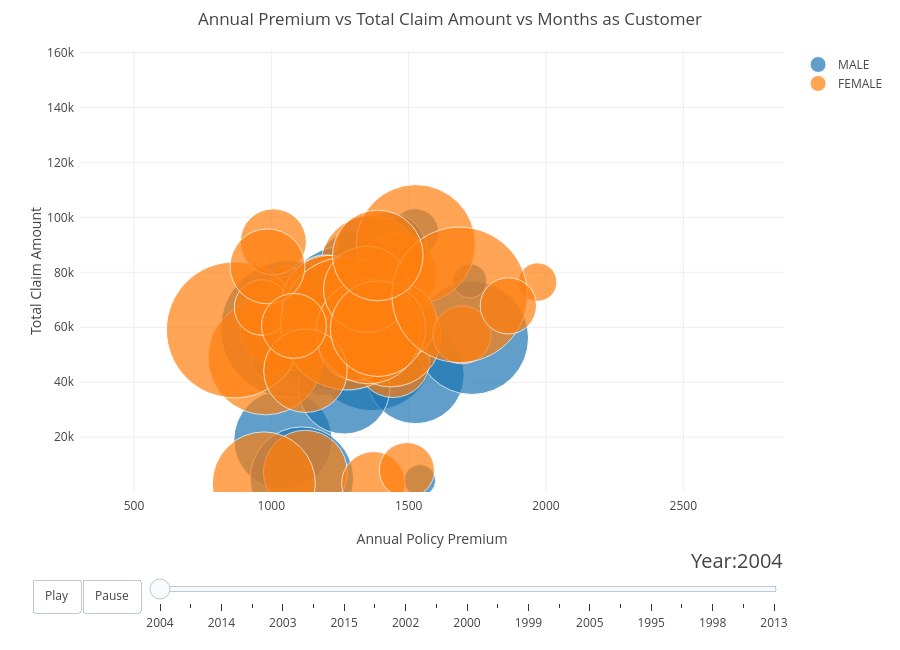

Notebook cell for this chart:
### Code cell
import warnings
warnings.filterwarnings('ignore')

figure = bubbleplot(dataset = data, x_column = 'policy_annual_premium', y_column = 'total_claim_amount',
    bubble_column = 'insured_sex', time_column = 'auto_year', size_column = 'months_as_customer', color_column = 'insured_sex',
    x_title = "Annual Policy Premium", y_title = "Total Claim Amount", title = 'Annual Premium vs Total Claim Amount vs Months as Customer',
    x_logscale = False, scale_bubble = 3, height = 650)

py.iplot(figure, config={'scrollzoom': True})

### Figure 1 — Plotly figure (JSON) as saved in the notebook; plotly's stock layout.template omitted (floating-point values rounded to 4 significant figures)
{"data": [{"marker": {"size": [147, 22, 241, 362, 396, 289, 56, 147, 146, 66, 313, 463, 16, 25, 238, 144, 173, 209, 320, 267, 188, 41, 80, 29], "sizemode": "area", "sizeref": 0.0499}, "mode": "markers", "name": "MALE", "text": ["MALE", "MALE", "MALE", "MALE", "MALE", "MALE", "MALE", "MALE", "MALE", "MALE", "MALE", "MALE", "MALE", "MALE", "MALE", "MALE", "MALE", "MALE", "MALE", "MALE", "MALE", "MALE", "MALE", "MALE"], "type": "scatter", "uid": "b3ddbc1a-a064-4849-b7e9-c3c4ab31cbab", "x": [1334.0, 1277.0, 1042.0, 1198.0, 1366.0, 1209.0, 1523.0, 1307.0, 1276.0, 1473.0, 1256.0, 1064.0, 968.5, 1541.0, 1524.0, 1427.0, 1275.0, 1265.0, 1730.0, 1111.0, 1340.0, 1004.0, 1343, 1722.0], "y": [53100, 78900, 19080, 57060, 52560, 56430, 94560, 81120, 59940, 48290, 69000, 59400, 59400, 4320, 42700, 87900, 52030, 37800, 56160, 4950, 76010, 48000, 90400, 76900]}, {"marker": {"size": [175, 254, 222, 127, 22, 124, 330, 461, 134, 101, 77, 229, 265, 163, 354, 440, 253, 142, 143, 109, 274, 140, 37, 76, 174, 84, 186, 105, 228, 458, 205, 79], "sizemode": "area", "sizeref": 0.0499}, "mode": "markers", "name": "FEMALE", "text": ["FEMALE", "FEMALE", "FEMALE", "FEMALE", "FEMALE", "FEMALE", "FEMALE", "FEMALE", "FEMALE", "FEMALE", "FEMALE", "FEMALE", "FEMALE", "FEMALE", "FEMALE", "FEMALE", "FEMALE", "FEMALE", "FEMALE", "FEMALE", "FEMALE", "FEMALE", "FEMALE", "FEMALE", "FEMALE", "FEMALE", "FEMALE", "FEMALE", "FEMALE", "FEMALE", "FEMALE", "FEMALE"], "type": "scatter", "uid": "ea19ba15-3919-4864-b123-b7c498e5d4ab", "x": [1124.0, 1363.0, 1056.0, 1326.0, 1053.0, 1198.0, 978.5, 865.3, 1443.0, 1372.0, 966.3, 1212.0, 972.5, 1454.0, 1526.0, 1276.0, 1435.0, 1308.0, 1464.0, 1007.0, 1354.0, 986.0, 1970.0, 1494.0, 1124.0, 1694.0, 1347.0, 1082.0, 1389.0, 1686.0, 1388.0, 1863.0], "y": [7290, 82320, 61290, 66950, 77130, 73560, 49060, 59040, 47790, 3190, 67200, 68760, 3190, 79500, 90240, 61400, 56610, 54360, 62260, 91080, 58500, 82170, 76450, 8030, 44200, 57240, 73800, 60500, 59490, 71800, 86130, 67800]}], "layout": {"height": 650, "hovermode": "closest", "margin": {"b": 50, "pad": 5, "t": 50}, "showlegend": true, "sliders": [{"active": 0, "currentvalue": {"font": {"size": 20}, "prefix": "Year:", "visible": true, "xanchor": "right"}, "len": 0.9, "pad": {"b": 10, "t": 50}, "steps": [{"args": [[2004], {"frame": {"duration": 300, "redraw": false}, "mode": "immediate", "transition": {"duration": 300}}], "label": "2004", "method": "animate"}, {"args": [[2007], {"frame": {"duration": 300, "redraw": false}, "mode": "immediate", "transition": {"duration": 300}}], "label": "2007", "method": "animate"}, {"args": [[2014], {"frame": {"duration": 300, "redraw": false}, "mode": "immediate", "transition": {"duration": 300}}], "label": "2014", "method": "animate"}, {"args": [[2009], {"frame": {"duration": 300, "redraw": false}, "mode": "immediate", "transition": {"duration": 300}}], "label": "2009", "method": "animate"}, {"args": [[2003], {"frame": {"duration": 300, "redraw": false}, "mode": "immediate", "transition": {"duration": 300}}], "label": "2003", "method": "animate"}, {"args": [[2012], {"frame": {"duration": 300, "redraw": false}, "mode": "immediate", "transition": {"duration": 300}}], "label": "2012", "method": "animate"}, {"args": [[2015], {"frame": {"duration": 300, "redraw": false}, "mode": "immediate", "transition": {"duration": 300}}], "label": "2015", "method": "animate"}, {"args": [[1996], {"frame": {"duration": 300, "redraw": false}, "mode": "immediate", "transition": {"duration": 300}}], "label": "1996", "method": "animate"}, {"args": [[2002], {"frame": {"duration": 300, "redraw": false}, "mode": "immediate", "transition": {"duration": 300}}], "label": "2002", "method": "animate"}, {"args": [[2006], {"frame": {"duration": 300, "redraw": false}, "mode": "immediate", "transition": {"duration": 300}}], "label": "2006", "method": "animate"}, {"args": [[2000], {"frame": {"duration": 300, "redraw": false}, "mode": "immediate", "transition": {"duration": 300}}], "label": "2000", "method": "animate"}, {"args": [[2010], {"frame": {"duration": 300, "redraw": false}, "mode": "immediate", "transition": {"duration": 300}}], "label": "2010", "method": "animate"}, {"args": [[1999], {"frame": {"duration": 300, "redraw": false}, "mode": "immediate", "transition": {"duration": 300}}], "label": "1999", "method": "animate"}, {"args": [[2011], {"frame": {"duration": 300, "redraw": false}, "mode": "immediate", "transition": {"duration": 300}}], "label": "2011", "method": "animate"}, {"args": [[2005], {"frame": {"duration": 300, "redraw": false}, "mode": "immediate", "transition": {"duration": 300}}], "label": "2005", "method": "animate"}, {"args": [[2008], {"frame": {"duration": 300, "redraw": false}, "mode": "immediate", "transition": {"duration": 300}}], "label": "2008", "method": "animate"}, {"args": [[1995], {"frame": {"duration": 300, "redraw": false}, "mode": "immediate", "transition": {"duration": 300}}], "label": "1995", "method": "animate"}, {"args": [[2001], {"frame": {"duration": 300, "redraw": false}, "mode": "immediate", "transition": {"duration": 300}}], "label": "2001", "method": "animate"}, {"args": [[1998], {"frame": {"duration": 300, "redraw": false}, "mode": "immediate", "transition": {"duration": 300}}], "label": "1998", "method": "animate"}, {"args": [[1997], {"frame": {"duration": 300, "redraw": false}, "mode": "immediate", "transition": {"duration": 300}}], "label": "1997", "method": "animate"}, {"args": [[2013], {"frame": {"duration": 300, "redraw": false}, "mode": "immediate", "transition": {"duration": 300}}], "label": "2013", "method": "animate"}], "transition": {"duration": 300, "easing": "cubic-in-out"}, "x": 0.1, "xanchor": "left", "y": 0, "yanchor": "top"}], "title": {"text": "Annual Premium vs Total Claim Amount vs Months as Customer"}, "updatemenus": [{"buttons": [{"args": [null, {"frame": {"duration": 500, "redraw": false}, "fromcurrent": true, "transition": {"duration": 300, "easing": "quadratic-in-out"}}], "label": "Play", "method": "animate"}, {"args": [[null], {"frame": {"duration": 0, "redraw": false}, "mode": "immediate", "transition": {"duration": 0}}], "label": "Pause", "method": "animate"}], "direction": "left", "pad": {"r": 10, "t": 87}, "showactive": false, "type": "buttons", "x": 0.1, "xanchor": "right", "y": 0, "yanchor": "top"}], "xaxis": {"autorange": false, "range": [303.3, 2867.0], "title": {"text": "Annual Policy Premium"}}, "yaxis": {"autorange": false, "range": [70, 160888], "title": {"text": "Total Claim Amount"}}}}
